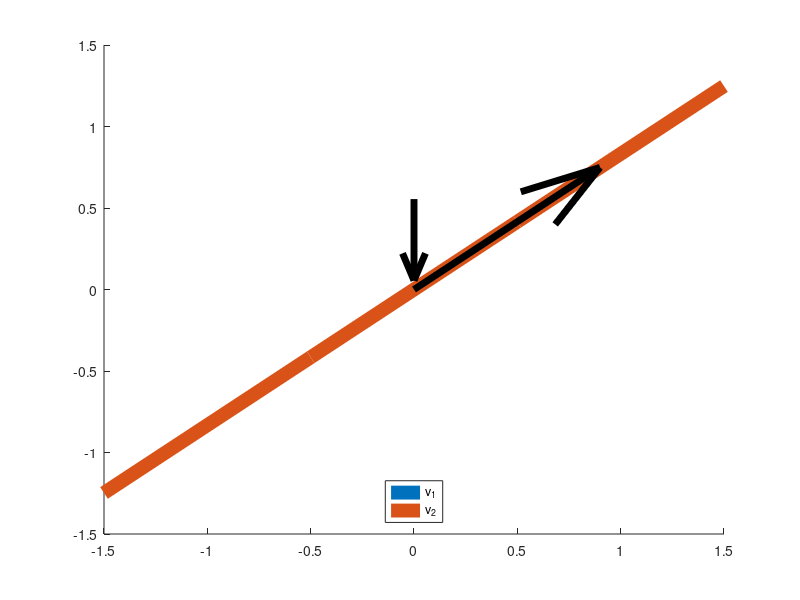

Source code (MATLAB):
hold on;
function vecteurs_propres(A, intervalle)
    # Chaque vecteur propre se trouve dans une ligne de la matrice V.
    [V,L] = eig(A);
    eigenvector_1 = (V(1,2)/V(1,1)) * intervalle;
    eigenvector_2 = (V(2,2)/V(2,1)) * intervalle;
    plot(intervalle, eigenvector_1,"linewidth",10);
    plot(intervalle, eigenvector_2,"linewidth",10);
    if L(1, 1) > 0
        quiver(0, 0, V(1, 1), V(1, 2), "color", "k", "linewidth", 5);
    else
        quiver(V(1, 1), V(1, 2), -V(1, 1), -V(1, 2), "color", "k", "linewidth", 5);
    end
    if L(2, 2) > 0
        quiver(0, 0, V(2, 1), V(2, 2), "color", "k", "linewidth", 5);
    else
        quiver(V(2, 1), V(2, 2), -V(2, 1), -V(2, 2), "color", "k", "linewidth", 5);
    end
    legend("v_1","v_2","location","south");
endfunction

A = [2, 0;3, 0];
line_range = -1.5:1.5; # On va plot de -1.5 jusqu'à 1.5
vecteurs_propres(A, line_range);

hold off; # Montrer l'image